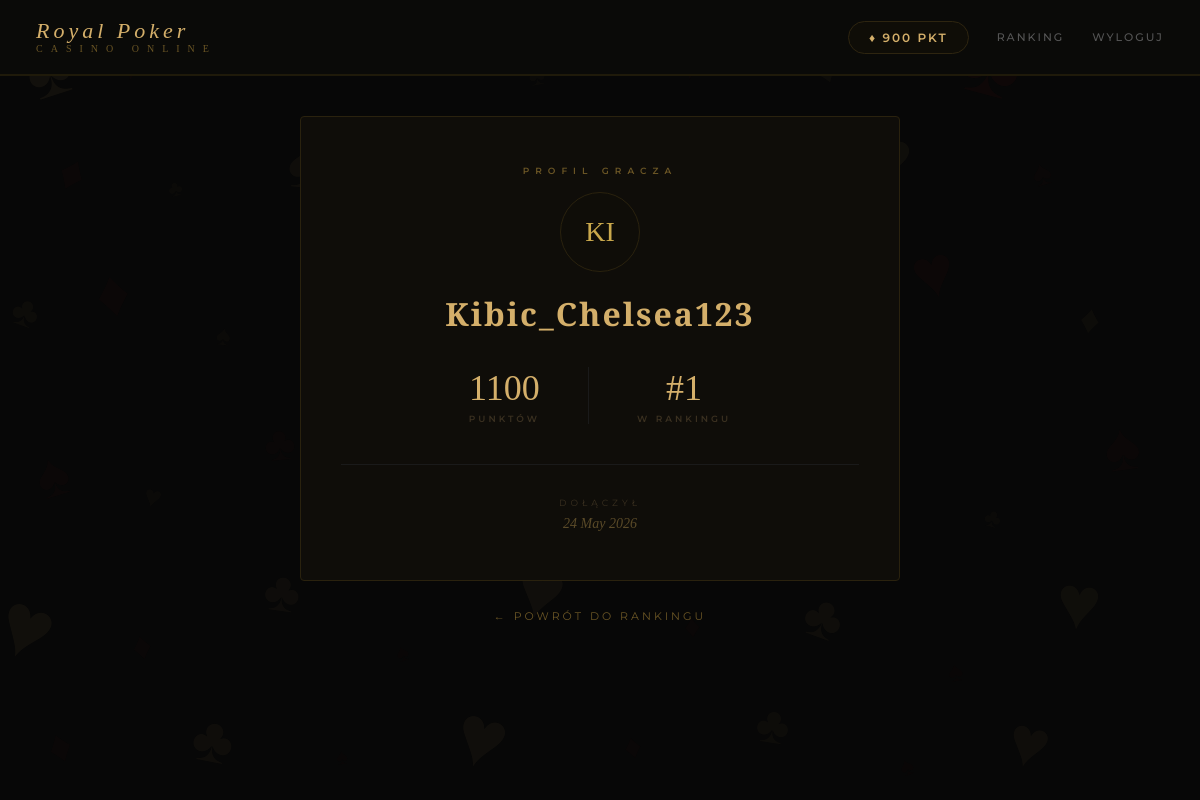
The app's page /ranking/profil/Kibic_Chelsea123/ (signed in) with its own data.
### accounts/models.py (models this page shows)
class Player(AbstractUser):
    points = models.IntegerField(default=1000)
    groups = models.ManyToManyField(
        'auth.Group',
        blank=True,
        related_name='player_set'
    )
    user_permissions = models.ManyToManyField(
        'auth.Permission',
        blank=True,
        related_name='player_set'
    )

### ranking/views.py (the view)
# urls.py: path('profil/<str:username>/', views.profil_view, name='profil'),
def profil_view(request, username):
    player = get_object_or_404(Player, username=username)
    pozycja = Player.objects.filter(points__gt=player.points).count() + 1
    return render(request, 'ranking/profil.html', {'player': player, 'pozycja': pozycja})

### ranking/templates/ranking/profil.html (shortened to what this page needs)
{% extends 'base.html' %}
{% block content %}
<div style="max-width:600px;margin:0 auto;">
    <div class="card" style="text-align:center;padding:48px 40px;">
        <div style="font-size:9px;letter-spacing:6px;color:#6a5525;margin-bottom:16px;font-weight:600;">PROFIL GRACZA</div>
        <div style="width:80px;height:80px;border-radius:50%;background:#0f0d08;border:1px solid #2a220e;display:flex;align-items:center;justify-content:center;font-family:'Playfair Display',serif;font-size:28px;color:#c9a84c;margin:0 auto 20px;">
            {{ player.username|slice:":2"|upper }}
        </div>
        <h2 style="font-size:32px;margin-bottom:4px;">{{ player.username }}</h2>
        <div style="display:flex;justify-content:center;gap:48px;margin-top:32px;">
            <div>
                <div style="font-family:'Playfair Display',serif;font-size:36px;color:#d4af6a;">{{ player.points }}</div>
                <div style="font-size:9px;letter-spacing:3px;color:#3a3020;margin-top:4px;font-weight:600;">PUNKTÓW</div>
            </div>
            <div>
                <div style="font-family:'Playfair Display',serif;font-size:36px;color:#d4af6a;">#{{ pozycja }}</div>
                <div style="font-size:9px;letter-spacing:3px;color:#3a3020;margin-top:4px;font-weight:600;">W RANKINGU</div>
            </div>
        </div>
        <div style="margin-top:40px;padding-top:32px;border-top:1px solid #1a1a1a;">
            <div style="font-size:9px;letter-spacing:4px;color:#3a3020;margin-bottom:8px;">DOŁĄCZYŁ</div>
            <div style="font-family:'Playfair Display',serif;font-style:italic;font-size:14px;color:#5a4a28;">{{ player.date_joined|date:"d F Y" }}</div>
        </div>
    </div>
    <div style="text-align:center;margin-top:8px;">
        <a href="/ranking/" style="font-size:11px;letter-spacing:3px;color:#6a5525;text-decoration:none;">← POWRÓT DO RANKINGU</a>
    </div>
</div>
{% endblock %}

### templates/base.html (shortened to what this page needs)
<!DOCTYPE html>
<html lang="pl">
<head>
</head>
<body>
    <div class="suits-bg">
        <span style="font-size:88px;top:2%;left:2%;opacity:.055;color:#d4af6a;transform:rotate(-18deg)">♠</span>
        <span style="font-size:44px;top:5%;left:10%;opacity:.04;color:#8b2020;transform:rotate(12deg)">♥</span>
        <span style="font-size:26px;top:3%;left:20%;opacity:.03;color:#d4af6a;transform:rotate(-5deg)">♦</span>
        <span style="font-size:60px;top:1%;left:32%;opacity:.035;color:#8b2020;transform:rotate(22deg)">♣</span>
        <span style="font-size:32px;top:7%;left:44%;opacity:.025;color:#d4af6a;transform:rotate(-10deg)">♠</span>
        <span style="font-size:70px;top:2%;left:56%;opacity:.04;color:#8b2020;transform:rotate(8deg)">♥</span>
        <span style="font-size:38px;top:6%;left:68%;opacity:.03;color:#d4af6a;transform:rotate(-20deg)">♦</span>
        <span style="font-size:95px;top:1%;left:80%;opacity:.055;color:#8b2020;transform:rotate(15deg)">♣</span>
        <span style="font-size:28px;top:4%;left:92%;opacity:.03;color:#d4af6a;transform:rotate(-8deg)">♠</span>
        <span style="font-size:50px;top:18%;left:5%;opacity:.035;color:#8b2020;transform:rotate(25deg)">♦</span>
        <span style="font-size:22px;top:22%;left:14%;opacity:.025;color:#d4af6a;transform:rotate(-14deg)">♣</span>
        <span style="font-size:75px;top:15%;left:24%;opacity:.04;color:#d4af6a;transform:rotate(6deg)">♠</span>
        <span style="font-size:34px;top:20%;left:38%;opacity:.03;color:#8b2020;transform:rotate(-22deg)">♥</span>
        <span style="font-size:55px;top:16%;left:50%;opacity:.035;color:#d4af6a;transform:rotate(18deg)">♦</span>
        <span style="font-size:24px;top:24%;left:62%;opacity:.025;color:#8b2020;transform:rotate(-9deg)">♣</span>
        <span style="font-size:80px;top:14%;left:72%;opacity:.045;color:#d4af6a;transform:rotate(12deg)">♥</span>
        <span style="font-size:36px;top:19%;left:86%;opacity:.03;color:#8b2020;transform:rotate(-16deg)">♠</span>
        <span style="font-size:42px;top:36%;left:1%;opacity:.03;color:#d4af6a;transform:rotate(20deg)">♣</span>
        <span style="font-size:66px;top:32%;left:8%;opacity:.04;color:#8b2020;transform:rotate(-11deg)">♦</span>
        <span style="font-size:28px;top:40%;left:18%;opacity:.025;color:#d4af6a;transform:rotate(7deg)">♠</span>
        <span style="font-size:85px;top:30%;left:28%;opacity:.045;color:#8b2020;transform:rotate(-24deg)">♥</span>
        <span style="font-size:30px;top:38%;left:42%;opacity:.025;color:#d4af6a;transform:rotate(13deg)">♦</span>
        <span style="font-size:58px;top:33%;left:54%;opacity:.038;color:#8b2020;transform:rotate(-7deg)">♣</span>
        <span style="font-size:22px;top:42%;left:66%;opacity:.022;color:#d4af6a;transform:rotate(19deg)">♠</span>
        <span style="font-size:72px;top:29%;left:76%;opacity:.042;color:#8b2020;transform:rotate(-13deg)">♥</span>
        <span style="font-size:40px;top:37%;left:90%;opacity:.03;color:#d4af6a;transform:rotate(9deg)">♦</span>
        <span style="font-size:62px;top:55%;left:3%;opacity:.038;color:#8b2020;transform:rotate(-17deg)">♠</span>
        <span style="font-size:30px;top:60%;left:12%;opacity:.025;color:#d4af6a;transform:rotate(14deg)">♥</span>
        <span style="font-size:48px;top:52%;left:22%;opacity:.032;color:#8b2020;transform:rotate(-6deg)">♣</span>
        <span style="font-size:20px;top:62%;left:34%;opacity:.022;color:#d4af6a;transform:rotate(21deg)">♦</span>
        <span style="font-size:78px;top:50%;left:44%;opacity:.042;color:#8b2020;transform:rotate(-15deg)">♠</span>
        <span style="font-size:36px;top:58%;left:58%;opacity:.028;color:#d4af6a;transform:rotate(10deg)">♥</span>
        <span style="font-size:54px;top:53%;left:70%;opacity:.035;color:#8b2020;transform:rotate(-22deg)">♦</span>
        <span style="font-size:26px;top:63%;left:82%;opacity:.022;color:#d4af6a;transform:rotate(16deg)">♣</span>
        <span style="font-size:68px;top:51%;left:92%;opacity:.04;color:#8b2020;transform:rotate(-8deg)">♠</span>
        <span style="font-size:90px;top:72%;left:0%;opacity:.05;color:#d4af6a;transform:rotate(22deg)">♥</span>
        <span style="font-size:38px;top:78%;left:11%;opacity:.03;color:#8b2020;transform:rotate(-12deg)">♦</span>
        <span style="font-size:56px;top:70%;left:22%;opacity:.036;color:#d4af6a;transform:rotate(8deg)">♣</span>
        <span style="font-size:24px;top:80%;left:33%;opacity:.022;color:#8b2020;transform:rotate(-18deg)">♠</span>
        <span style="font-size:82px;top:68%;left:43%;opacity:.046;color:#d4af6a;transform:rotate(14deg)">♥</span>
        <span style="font-size:32px;top:76%;left:57%;opacity:.026;color:#8b2020;transform:rotate(-5deg)">♦</span>
        <span style="font-size:60px;top:73%;left:67%;opacity:.038;color:#d4af6a;transform:rotate(20deg)">♣</span>
        <span style="font-size:28px;top:82%;left:79%;opacity:.022;color:#8b2020;transform:rotate(-10deg)">♠</span>
        <span style="font-size:76px;top:70%;left:88%;opacity:.044;color:#d4af6a;transform:rotate(6deg)">♥</span>
        <span style="font-size:46px;top:90%;left:4%;opacity:.03;color:#8b2020;transform:rotate(-20deg)">♦</span>
        <span style="font-size:64px;top:88%;left:16%;opacity:.038;color:#d4af6a;transform:rotate(11deg)">♣</span>
        <span style="font-size:22px;top:93%;left:28%;opacity:.02;color:#8b2020;transform:rotate(-7deg)">♠</span>
        <span style="font-size:86px;top:86%;left:38%;opacity:.048;color:#d4af6a;transform:rotate(17deg)">♥</span>
        <span style="font-size:34px;top:91%;left:52%;opacity:.026;color:#8b2020;transform:rotate(-13deg)">♦</span>
        <span style="font-size:52px;top:87%;left:63%;opacity:.033;color:#d4af6a;transform:rotate(9deg)">♣</span>
        <span style="font-size:26px;top:94%;left:75%;opacity:.02;color:#8b2020;transform:rotate(-21deg)">♠</span>
        <span style="font-size:70px;top:88%;left:84%;opacity:.04;color:#d4af6a;transform:rotate(15deg)">♥</span>
    </div>
    <nav>
        <a href="/" class="nav-logo">Royal Poker<span>CASINO ONLINE</span></a>
        <div class="nav-links">
            {% if user.is_authenticated %}
                <span class="nav-points">♦ {{ user.points }} PKT</span>
                <a href="/ranking/">RANKING</a>
                <a href="/accounts/logout/">WYLOGUJ</a>
            {% else %}
                <a href="/accounts/login/">LOGOWANIE</a>
                <a href="/accounts/register/">REJESTRACJA</a>
            {% endif %}
        </div>
    </nav>
    <div class="container">
        {% block content %}{% endblock %}
    </div>
</body>
</html>

### templates/base.html (style rules this page uses)
* { margin: 0; padding: 0; box-sizing: border-box; }
body { background-color: #070707; color: #f0e6d3; font-family: 'Montserrat', sans-serif; min-height: 100vh; }
nav { background: #0a0a08; border-bottom: 2px solid #1f1a0a; padding: 20px 36px; display: flex; justify-content: space-between; align-items: center; position: relative; z-index: 3; }
.nav-logo { font-family: 'Playfair Display', serif; font-size: 22px; color: #d4af6a; letter-spacing: 4px; font-style: italic; line-height: 1; text-decoration: none; }
.nav-logo span { font-style: normal; font-size: 10px; letter-spacing: 8px; display: block; color: #6a5525; margin-top: 2px; }
.nav-links { display: flex; align-items: center; gap: 28px; }
.nav-links a { font-size: 11px; color: #555; letter-spacing: 2px; cursor: pointer; font-weight: 500; text-decoration: none; transition: color 0.2s; }
.nav-points { font-size: 12px; color: #d4af6a; letter-spacing: 2px; border: 1px solid #2e2510; padding: 8px 20px; border-radius: 30px; background: #0f0d07; font-weight: 600; }
.container { max-width: 1000px; margin: 40px auto; padding: 0 20px; position: relative; z-index: 2; }
.card { background: #0f0d09; border: 1px solid #2a220e; border-radius: 4px; padding: 40px; margin-bottom: 24px; }
h1, h2 { font-family: 'Playfair Display', serif; color: #d4af6a; margin-bottom: 20px; letter-spacing: 2px; }
.suits-bg { position: fixed; top: 0; left: 0; right: 0; bottom: 0; z-index: 0; pointer-events: none; overflow: hidden; }
.suits-bg span { position: absolute; font-family: 'Playfair Display', serif; user-select: none; }

### records on screen
Player: points "900"
Player: username "KI", username "Kibic_Chelsea123", points "1100", date_joined "24 May 2026"

### other values on screen
{{ pozycja }} "1"
